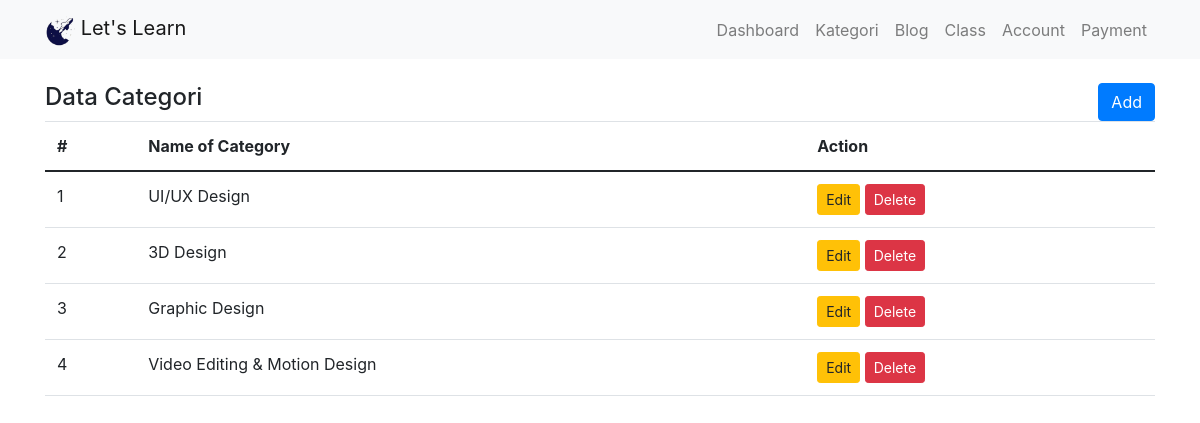
The page /admin/index.php?page=kategori on the database its author committed.
### tables this page shows
CREATE TABLE `kategori` (
  `id_kategori` int(255) NOT NULL,
  `kategori` text NOT NULL
);

### admin/kategori/index.php (the view)
<div class="row">
    <div class="col-md-12">
        <div class="d-flex justify-content-between">
            <h4>Data Categori</h4>
            <a href="index.php?page=kategori_create" class="btn btn-primary">Add</a>
        </div>
        <div class="table-responsive">
            <table class="table">
                <thead>
                    <tr>
                        <th>#</th>
                        <th>Name of Category</th>
                        <th>Action</th>
                    </tr>
                </thead>
                <tbody>
                    <?php
                    $query = mysqli_query($koneksi, "SELECT * FROM kategori");
                    $no = 1;
                    foreach($query as $data){
                    ?>
                    <tr>
                        <td><?= $no++ ?></td>
                        <td><?= $data['kategori'] ?></td>
                        <td>
                            <div class="btn-group">
                                <a href="index.php?page=kategori_edit&id=<?= $data['id_kategori']?>" class="btn btn-sm btn-warning">Edit</a>
                            </div>
                            <a href="index.php?page=kategori_delete&id=<?= $data['id_kategori'] ?>" class="btn btn-sm btn-danger" onclick="return confirm('Apakah anda yakin?')">Delete</a>
                        </td>
                    </tr>
                    <?php
                    }
                    ?>
                </tbody>
            </table>
        </div>
    </div>
</div>

### rows shown on the page
kategori: kategori "UI/UX Design"
kategori: kategori "3D Design"
kategori: kategori "Graphic Design"
kategori: kategori "Video Editing & Motion Design"
